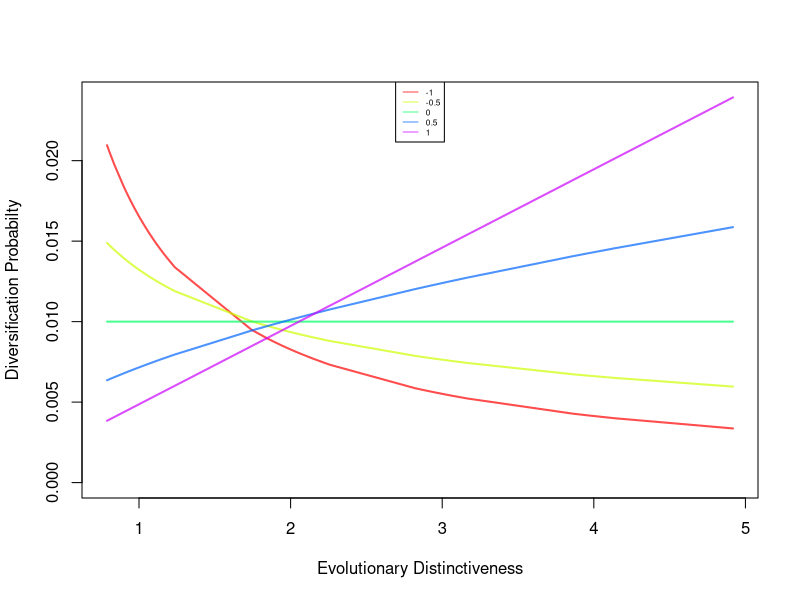

This chart was generated by the following R code:
## 18/07/2014
## D.J. Bennett
## Sanity checking code

## Testing the ED strength metric
# Poisson distributed ED values with some noise
eds <- sort (rpois (100, 1) + rnorm (100, mean = 1, sd = 0.1))
# a vector of strengths for calculating probability
ed.strength <- seq (-1, 1, 0.5)
colours <- rainbow (length (ed.strength), alpha = 0.7)
plot (x = c (min (eds), max (eds)), y = c (0, max (eds)/sum(eds)),
      col = NULL, ylab = "Diversification Probabilty",
      xlab = "Evolutionary Distinctiveness")
for (i in 1:length (ed.strength)) {
  probs <- eds^ed.strength[i]
  probs <- probs/sum (probs)
  lines (y = probs, x = eds, col = colours[i], lwd = 2)
}
legend ("top", as.character (ed.strength), col = colours, lwd = 1, cex = 0.5)